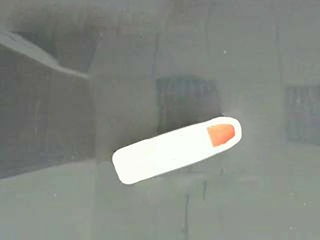
#> input picture презентация/fig/shipFounder/shipFounder2/Data/test.jpg, 320 x 240 px
$ python opencv_capture_dialog.py   (older library calls are emulated)
#> lines starting #> are read from the running program, lines starting #| are printed output that depends on the picture; after the words box and inside, x2 and y2 are one past the last pixel; in counts of white or black regions, pixels touching at a corner belong together; long printed decimals are rounded
#> the answer given: Data/test.jpg
### презентация/fig/shipFounder/shipFounder2/image.py
import cv2
import sys
import time
import numpy

class Image():
    def __init__(self,fileName,showImage):
        self.fileName = fileName

        self.font = cv2.FONT_HERSHEY_SIMPLEX
        self.showImage = showImage
        self.algorithmHandler = None
        self.algArgs = None

    # [24 lines left out: function run, not called in this run]

    def runContinues(self):
        start = time.time()
        frameNumber = 0
        frame = cv2.imread(self.fileName)
#> frame is the input picture: shape (240, 320, 3); mean B, G, R 130.7, 136.7, 132.5

        while True:
            if self.algorithmHandler != None:
                imProccesed = self.algorithmHandler(frame,self.algArgs)

            if self.showImage:
                cv2.namedWindow(self.fileName, cv2.WINDOW_AUTOSIZE )
                totalTime = time.time() - start
                self.drawNumber(imProccesed,totalTime,2)
                cv2.imshow(self.fileName,imProccesed)

                if cv2.waitKey(10) & 0xFF == ord('q'):
                    break

            else:
                if frameNumber == 100:
                    break

            frameNumber += 1

        totalTime = time.time() - start
        avrgFps = frameNumber/totalTime
        print 'Frames: ' + str(int(frameNumber))
        print 'Time: ' + str(round(totalTime,2)) + 's'
        print 'FPS: ' + str(int(avrgFps))

        return

    def closeAll(self):
        cv2.destroyAllWindows()

    def setAlgorithm(self,algorithm,args):
        self.algorithmHandler = algorithm
        self.algArgs = args

    # [4 lines left out: function waitForAkey, not called in this run]

    def drawNumber(self,frame,number,roundNum):
        string = 'Time: ' + str(round(number,roundNum)) + 's'
        scale = 0.3
        white = (255,255,255)
        black = (0,0,0)
        pts = numpy.array([[0,0],[100,0],[100,30],[0,30]])

        cv2.fillPoly(frame, [pts], black)
        cv2.putText(frame,string,(10,10),self.font,scale,white)
        return

##obj = Image('test.jpg',True)
##obj.runContinues()

### презентация/fig/shipFounder/shipFounder2/algorithms.py
import cv2
import image
import numpy as np
import socket
import time

# [4 lines of commented-out code are left out]


def threshold(img,threshold):
    _,thresh = cv2.threshold(img[:,:,2],threshold,255,cv2.THRESH_BINARY)
    return thresh


def shipFounder(img,threshold):


#> called with threshold = 180
    radius = max(img.shape[0]/256+1,3)
#> radius = 3
    img = cv2.blur(img,(radius,radius))
    _,thresh = cv2.threshold(img[:,:,1],threshold,255,cv2.THRESH_BINARY)
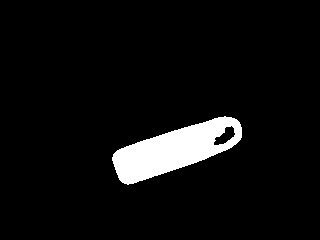
#> thresh: shape (240, 320); 5.8% white; 1 white region
    _,contours, hierarchy = cv2.findContours(
        thresh,
        cv2.RETR_CCOMP,
        cv2.CHAIN_APPROX_NONE)
#> contours = 2 contours; box (x1, y1, x2, y2) and area: (112, 116, 242, 185) 4500, (213, 125, 236, 146) 232

    if len(contours) > 0:
        contours = sorted(contours, key=len,reverse=True)

        rect = cv2.minAreaRect(contours[0])
#> rect = ((178.1, 148.1), (132.8, 37.63), -18.43)
        box = np.int0(cv2.boxPoints(rect))
#> box = [[121, 187], [109, 151], [235, 109], [247, 145]]

        cv2.drawContours(img,[box],0,(0,255,0),1)

        middle = (box[0]+box[2])/2
#> middle = [178, 148]
        cv2.circle(img, (middle[0],middle[1]), 2, (255,0,0),-1)
#> img: shape (240, 320, 3); mean of channels 0, 1, 2 130.1, 137.1, 131.8
        cv2.drawContours(img,contours,-1,(0,0,255),1)
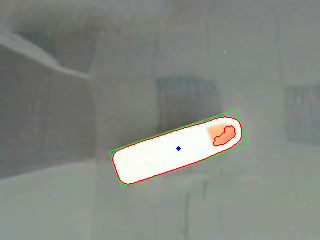
#> img: shape (240, 320, 3); mean of channels 0, 1, 2 129.4, 136.1, 132.2; drawn as B, G, R


        mes=middle
#> mes = [178, 148]
##        s.listen(1)
##        conn, addr = s.accept()
        print(mes, rect[2])
#| [178. 148.] -18.435
# [7 lines of commented-out code are left out]


    return img


##obj = image.Image('test.jpg',True)
##obj.setAlgorithm(shipFounder,200)
##obj.run()

### презентация/fig/shipFounder/shipFounder2/opencv_capture_dialog.py
 # -*- coding: utf-8 -*-
import sys
import getopt
import os

import algorithms
import image
import video
from Tkinter import *
from tkFileDialog   import askopenfilename

CAM_NUMBER = 0
CAPTURE_RES = (320,240)

SHOW_IMAGE = True
CONTINUES_IMAGE = True

ALGORITHM = algorithms.shipFounder
ALG_ARGS = 180


def main():

    root = Tk()
    root.withdraw()
    arg = askopenfilename()

    videoCapture = len(arg) == 0

    if videoCapture:
        obj = video.RaspPiCapture(CAPTURE_RES,SHOW_IMAGE)
        obj.setAlgorithm(ALGORITHM,ALG_ARGS)
        obj.run()

    else:
        imageInput = (arg[-3:] == 'jpg' or
                      arg[-3:] == 'png' or
                      arg[-4:] == 'jpeg')

        videoInput = (arg[-3:] == 'avi' or
                      arg[-3:] == 'mpg')

        if imageInput:
            obj = image.Image(arg,SHOW_IMAGE)
            obj.setAlgorithm(ALGORITHM,ALG_ARGS)

            if CONTINUES_IMAGE:
                obj.runContinues()
#> in drawNumber, `cv2.fillPoly(frame, [pts], black)`:
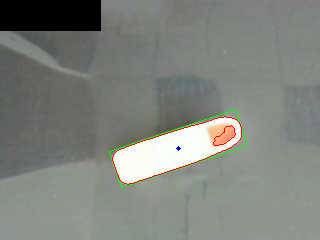
#> frame: shape (240, 320, 3); mean of channels 0, 1, 2 124.9, 131.4, 127.6; drawn as B, G, R
#> in drawNumber, `cv2.putText(frame,string,(10,10),self.font,scale,white)`:
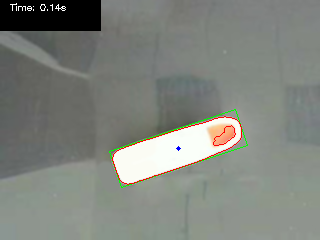
#> frame: shape (240, 320, 3); 0.15% of pixels changed, all inside (x1, y1, x2, y2) = (10, 3, 66, 11); drawn as B, G, R
#> (key q is pressed here)
            else:
                obj.run()

        if videoInput:
            obj = video.VideoPlayer(arg,SHOW_IMAGE)
            obj.setAlgorithm(ALGORITHM,ALG_ARGS)
            obj.run()

    os.system("pause")
    obj.closeAll()
    return

if __name__ == "__main__":
    main()
